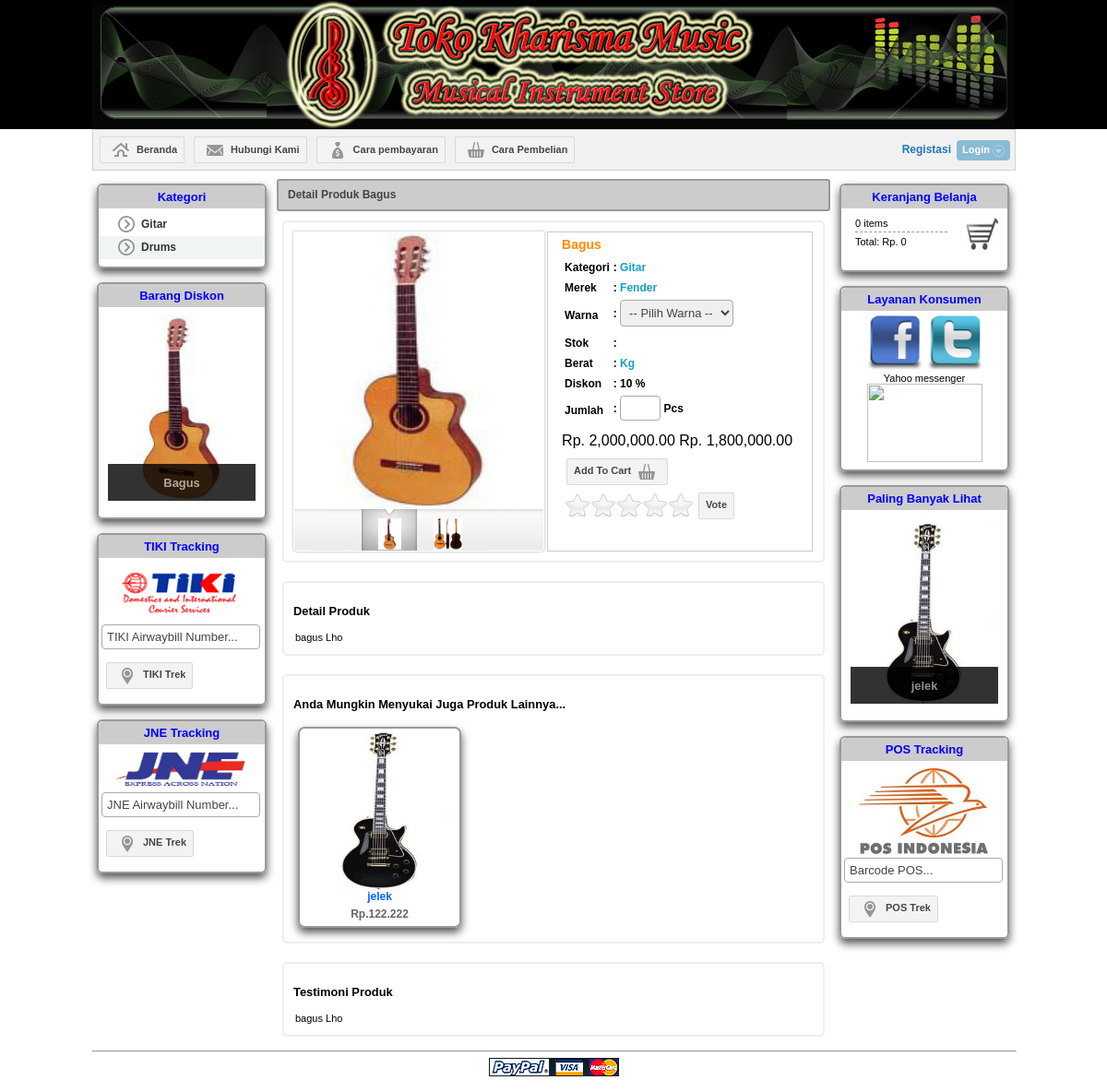
Screenshot of /?page=detail&idb=0003 with the database file from the repository.
### tables this page shows
CREATE TABLE `t_produk` (
  `id_produk` int(4) unsigned zerofill NOT NULL auto_increment,
  `id_merek` int(11) NOT NULL,
  `id_kategori` int(4) NOT NULL,
  `nama_produk` varchar(100) NOT NULL,
  `harga_produk` int(11) NOT NULL,
  `deskripsi_produk` text NOT NULL,
  `diskon_produk` int(11) NOT NULL,
  `rating_produk` float NOT NULL,
  `voterrating_produk` int(11) NOT NULL,
  `viewcounter_produk` int(11) NOT NULL,
  PRIMARY KEY  (`id_produk`)
);

CREATE TABLE `t_kategori` (
  `id_kategori` int(4) NOT NULL auto_increment,
  `kode_kategori` varchar(20) NOT NULL,
  `nama_kategori` varchar(100) NOT NULL,
  `deskripsi_kategori` text NOT NULL,
  PRIMARY KEY  (`id_kategori`)
);

CREATE TABLE `t_gambar` (
  `id_gambar` int(11) NOT NULL auto_increment,
  `id_produk` int(4) unsigned zerofill NOT NULL,
  `nama_gambar` varchar(150) NOT NULL,
  `profile_gambar` enum('0','1') NOT NULL,
  PRIMARY KEY  (`id_gambar`)
);

CREATE TABLE `t_merek` (
  `id_merek` int(11) NOT NULL auto_increment,
  `kode_merek` varchar(3) NOT NULL,
  `nama_merek` varchar(50) NOT NULL,
  `deskripsi_merek` text NOT NULL,
  PRIMARY KEY  (`id_merek`),
  UNIQUE KEY `nama_kategori` (`nama_merek`)
);

### fungsi/function.php (called while the page is built, shortened)
        <?php
function hargadiskon($idb){
	$qdiskon = mysql_query("SELECT * FROM t_produk WHERE id_produk = $idb");
	$ddiskon = mysql_fetch_array($qdiskon);
	$harga = $ddiskon['harga_produk'];
	$diskon = $harga-(($ddiskon['diskon_produk']/100)*$harga);
	return ($diskon);
}
?>

### inc/detail2.php (the view, shortened to what this page needs)
<?php
if(isset($_GET['idb']))
	$idb = addslashes($_GET['idb']);
	$qdetail = mysql_query("SELECT * FROM t_produk a, t_kategori b, t_merek c
						   WHERE a.id_produk = $idb
						   AND a.id_kategori=b.id_kategori
						   AND c.id_merek=a.id_merek
						   GROUP BY a.id_produk");
	$ddetail = mysql_fetch_array($qdetail);
	$dgambar="SELECT nama_gambar as gbr FROM t_gambar WHERE id_produk = $idb";
?>
   	<div class="center_title_bar">Detail Produk <?php echo $ddetail['nama_produk']; ?></div>
    	<div class="prod_box_big">
            <div class="center_prod_box_big">
              <div class="product_img_big" style="width:47%;">
                 <?php include "inc/gambar_detail.php"; ?>
              </div>
              <div class="details_big_box" style="width:48%; border:#CCC solid 1px; height:345px">
                       <form method="post" action="" >
                         <div class="product_title_big"><?php echo $ddetail['nama_produk']; ?></div>
                         <div class="specifications">
                         <table>
                         	<tr>
                            	<td>Kategori</td>
                            	<td>: <span class="blue"><?php echo $ddetail['nama_kategori']; ?>
                                </span></td>
                            </tr>
                         	<tr>
                            	<td>Merek</td>
                            	<td>: <span class="blue"><?php echo $ddetail['nama_merek']; ?>
                                </span></td>
                            </tr>
                         	<tr>
                            	<td>Warna</td>
                            	<td>: <span class="blue">
								<select name="warna" id="warna">
                                	<option value="-">-- Pilih Warna --</option>
                                </select>
                                </span></td>
                            </tr>
                         	<tr>
                            	<td>Stok</td>
                            	<td>: <span class="blue" id="stok"></span></td>
                            </tr>
                         	<tr>
                            	<td>Berat</td>
                            	<td>: <span class="blue" id="berat"><?php echo $ddetail['berat_detailproduk']; ?></span><span class="blue"> Kg</span></td>
                            </tr>
                         	<tr>
                            	<td>Diskon</td>
                            	<td>: <span class="red"><?php echo $ddetail['diskon_produk']; ?> %</span></td>
                            </tr>
                            <tr>
                            	<td><strong>Jumlah</strong></td>
                            	<td>: <input name="jml" type="text" size="2" /> Pcs
                                </td>
                            </tr>
                         </table>
                         </div>
                         <div class="prod_price_big">
                         <?php
						 if($ddetail['diskon_produk'] != 0){
						 ?>
                         	<span class="reduce">Rp. <?php echo number_format($ddetail['harga_produk'],"2",".",","); ?></span>
                         <?php
						 }
						 ?>
                            <span class="price">Rp. <?php echo number_format(hargadiskon($idb),"2",".",","); ?></span>
                         </div>
                         <button name="submit" class="button">
                         <span class="label1">Add To Cart</span><span class="icon icon169"></span>
                         </button>
                     </form>
    				<?php include "inc/vote.php"; ?>
                     </div>
            </div>
        </div>
<div class="prod_box_big">
	<div class="center_prod_box_big">
    	<H3 align="left">Detail Produk</H3>
        <p align="justify"><?php echo $ddetail['deskripsi_produk']; ?></p>
    </div>
</div>
<div class="prod_box_big">
	<div class="center_prod_box_big"">
    	<H3 align="left">Anda Mungkin Menyukai Juga Produk Lainnya...</H3>
        <?php $idkat = $ddetail['id_kategori'];$idmer = $ddetail['id_merek'];
		$lainnya=mysql_query("SELECT * FROM t_produk a, t_gambar b
							  WHERE a.id_produk=b.id_produk
							  AND ( a.id_kategori=$idkat OR a.id_merek=$idmer )
							  AND a.id_produk != $idb
							  GROUP BY a.id_produk
							  LIMIT 6");
		while ($lain=mysql_fetch_array($lainnya)){
		?>
   	<div class="prod_box" style="padding:5px;">
            <div class="center_prod_box">
            <a href="?page=detail&idb=<?php echo $lain['id_produk']; ?>" title="<?php echo $lain['nama_produk']; ?>">
             <div class="product_img">
             <img src="gambar/produk/<?php echo $lain['nama_gambar']; ?>" alt=" title="<?php echo $lain['nama_produk']; ?>"" height="175" width="160"  border="0" title="Klik Untuk Melihat detil" />
             </div>
         <?php
		if($lain['diskon_produk'] != 0){
			$col="#C36";
			$harga="Rp.".number_format($lain['harga_produk'],"0",".",".")." - Dis ".$lain['diskon_produk']."%";
		}
		else {
			$col="#666";
			$harga="Rp.".number_format(hargadiskon($lain['id_produk']),"0",".",".")."";
		}?>
                 <div class="prod_price"><?php echo $lain['nama_produk']; ?></div>
                 <div class="nama_prod" style="color:<?php echo $col;?>"><?php echo $harga; ?></div></a>
    </div>
</div>
        <?php } ?>
    </div>
</div>
<div class="prod_box_big">
	<div class="center_prod_box_big">
    	<H3 align="left">Testimoni Produk</H3>
        <p align="justify"><?php echo $ddetail['deskripsi_produk']; ?></p>
    </div>
</div>

### inc/kiri.php (shortened to what this page needs)
 <div class="border_box">
    <div class="title_box">Kategori</div>
       <ul class="left_menu">
        <?php
		$querycat = mysql_query("SELECT * FROM t_kategori a, t_produk b WHERE a.id_kategori=b.id_kategori GROUP BY a.id_kategori");
		$no = 1;
		while($datacat = mysql_fetch_array($querycat)){
			if($no%2 == 1){
				echo "<li class='odd'>";
			}
			else{
				echo "<li class='even'>";
			} ?>
		<a href='#' class="anchorclass someotherclass" rel="submenu2" rev="lr">
        <span class='icon icon64' style='margin-top:3px;'></span><?php echo $datacat['nama_kategori']; ?>
        </a>
        </li>
        <?php
		$no++;
		}
		?>
        </ul>
        </div>
     <div class="border_box">
     <div class="title_box">Barang Diskon</div>
     <?php
	 $qbarang = mysql_query("SELECT * FROM t_produk a, t_gambar b
							  WHERE a.id_produk=b.id_produk
							  AND diskon_produk !=0
							  ORDER BY diskon_produk DESC LIMIT 1") or die(mysql_error());
	 $dbarang = mysql_fetch_array($qbarang);
	 ?>
	<div class="boxgrid caption">
		<a href="?page=detail&idb=<?php echo $dbarang['id_produk']; ?>">
        <img src="gambar/produk/<?php echo $dbarang['nama_gambar']; ?>" alt="" width="160" height="200" border="0" title="" />
        </a>
		<div class="cover boxcaption">
			<h3><?php echo $dbarang['nama_produk']; ?></h3>
		</div>
	</div>
</div>
  <div class="border_box">
    <div class="title_box">TIKI Tracking</div>
			<form action="http://www.tiki-online.com/tracking/track_single" method="POST" target="_blank">
                <table>
                    <tr>
                        <td>
                            <img src="gambar/tiki.png" width="140" height="60" />
                        </td>
                    </tr>
                    <tr>
                        <td align="center">
                         <input type="text" name="TxtCon" id="TxtCon" autocomplete="off" value="<?php if(isset($_POST['TxtCon'])){ echo $_POST['TxtCon']; } else { echo "TIKI Airwaybill Number..."; }?>" onblur="if(this.value=='') this.value='TIKI Airwaybill Number...';" onfocus="if(this.value=='TIKI Airwaybill Number...') this.value='';" style="width:160px">
                        </td>
                    </tr>
                    <tr>
                        <td><button name="submit" title="Trekking TIKI"/>
                        <span class="icon icon121"></span><span class="label1">TIKI Trek</span></button></td>
                    </tr>
                 </table>
            </form>
     </div>
  <div class="border_box">
 <div class="title_box">JNE Tracking</div>
			<form action="http://jne.co.id/index.php?mib=tracking&lang=IN" method="POST" target="_blank">
                <table>
                    <tr>
                        <td>
                            <img src="gambar/jne.png" width="140" height="40" />
                        </td>
                    </tr>
                    <tr>
                        <td align="center">
                         <input type="text" name="awbnum" id="awbnum" autocomplete="off" value="<?php if(isset($_POST['awbnum'])){ echo $_POST['awbnum']; } else { echo "JNE Airwaybill Number..."; }?>" onblur="if(this.value=='') this.value='JNE Airwaybill Number...';" onfocus="if(this.value=='JNE Airwaybill Number...') this.value='';" style="width:160px">
                        </td>
                    </tr>
                    <tr>
                        <td><button name="submittracking" title="Trekking JNE"/>
                        <span class="icon icon121"></span><span class="label1">JNE Trek</span></button></td>
                    </tr>
                 </table>
            </form>
     </div>

### inc/gambar_detail.php (shortened to what this page needs)
<link rel="stylesheet" type="text/css" href="css/demo.css" />
<div id="main">
  <div id="gallery">
   <div id="slides">
   <?php
   $gambar1=mysql_query($dgambar);
   while ($gbr = mysql_fetch_array($gambar1)){
   ?>
    <div class="slide"><img src="gambar/produk/<?php echo $gbr['gbr']?>" width="270px" height="300" alt="side" /></div>
   <?php } ?>
    </div>
    <div id="menu">
    <ul>
	   <?php
   	   $gambar2=mysql_query($dgambar);
       while ($gbr2 = mysql_fetch_array($gambar2)){
       ?>
        <li class="menuItem" id="aa"><a href="">
        <img src="gambar/produk/<?php echo $gbr2['gbr']?>" height="34" alt="thumbnail" style="margin-top:-10px"/></a></li>
   <?php } ?>
    </ul>
    </div>
  </div>
</div>

### inc/kanan.php (shortened to what this page needs)
 <div class="border_box">
   		<div class="shopping_cart">
        	<div class="title_box">Keranjang Belanja</div>
            <div class="cart_details">
            <?php
			$qty = 0;
			$total = 0;
			echo $qty; ?> items <br />
            <span class="border_cart"></span>
            Total: <span class="price">Rp. <?php echo number_format($total,"0",".",","); ?></span>
            </div>
            <div class="cart_icon"><a href="?page=cart" title=""><img src="gambar/shoppingcart.jpg" alt="" title="" width="35" height="35" border="0" /></a></div>
        </div>
        </div>
<div class="border_box">
        <div class="title_box">Layanan Konsumen</div>
         <div class="product_img"><a href="http://www.facebook.com/tokomusikkharisma" title="Join to Our Pages on Facebook">
         <img src="gambar/fb2.png" alt="Join facebook" width="60" height="60" border="0" title="" /></a>
         <a href="http://www.twitter.com/tokomusikkharisma" title="Follow Our Twitter @tokomusikkharisma">
         <img src="gambar/twitter2.png" alt="follow Us" width="60" height="60" border="0" title="" /></a></div>
         <div class="product_title">Yahoo messenger</div>
         <div class="product_img"><a href="ymsgr:sendIM?mrbudy_88"><img src="http://opi.yahoo.com/online?u=mrbudy_88&amp;m=g&amp;t=13&amp;rand=1276558051" width="125" height="85" border="0"></a></div>
     </div>
     <div class="border_box">
     <div class="title_box">Paling Banyak Lihat</div>
     <?php
	 $qmostview = mysql_query("SELECT * FROM t_produk a, t_gambar b
							  WHERE a.id_produk=b.id_produk
							  ORDER BY viewcounter_produk DESC LIMIT 1") or die(mysql_error());
	 $dmostview = mysql_fetch_array($qmostview);
	 ?>
	<div class="boxgrid caption">
		<a href="?page=detail&idb=<?php echo $dmostview['id_produk']; ?>">
        <img src="gambar/produk/<?php echo $dmostview['nama_gambar']; ?>" alt="" width="160" height="200" border="0" title="" />
        </a>
		<div class="cover boxcaption">
			<h3><?php echo $dmostview['nama_produk']; ?></h3>
		</div>
	</div>
</div>
  <div class="border_box">
 <div class="title_box">POS Tracking</div>
			<form name="piol" id="piol" action="http://www.posindonesia.co.id/lacak.php" method="POST" target="_blank">
                <table>
                    <tr>
                        <td>
                            <img src="gambar/pos.jpg" width="140" />
                        </td>
                    </tr>
                    <tr>
                        <td align="center">
                         <input type="text" name="barcode" id="barcode" autocomplete="off" value="<?php if(isset($_POST['barcode'])){ echo $_POST['barcode']; } else { echo "Barcode POS..."; }?>" onblur="if(this.value=='') this.value='Barcode POS...';" onfocus="if(this.value=='Barcode POS...') this.value='';" style="width:160px">
                        </td>
                    </tr>
                    <tr>
                        <td><button name="submit" title="Trekking POS"/>
                        <span class="icon icon121"></span><span class="label1">POS Trek</span></button></td>
                    </tr>
                 </table>
            </form>
     </div>

### rows the page displays
t_produk: id_kategori.nama_kategori "Gitar", nama_produk "Bagus", id_merek.nama_merek "Fender", diskon_produk "10", harga_produk "2,000,000.00", hargadiskon($idb) "1,800,000.00", deskripsi_produk "bagus Lho"
t_produk: id_kategori.nama_kategori "Drums"
t_gambar: nama_gambar (picture), id_produk.nama_produk "Bagus"
t_gambar: nama_gambar (picture)
t_gambar: nama_gambar (picture), id_produk.nama_produk "jelek", id_produk.diskon_produk "Rp.122.222"

### other values shown
$log "Login"
$qty "0"
$total "0"
